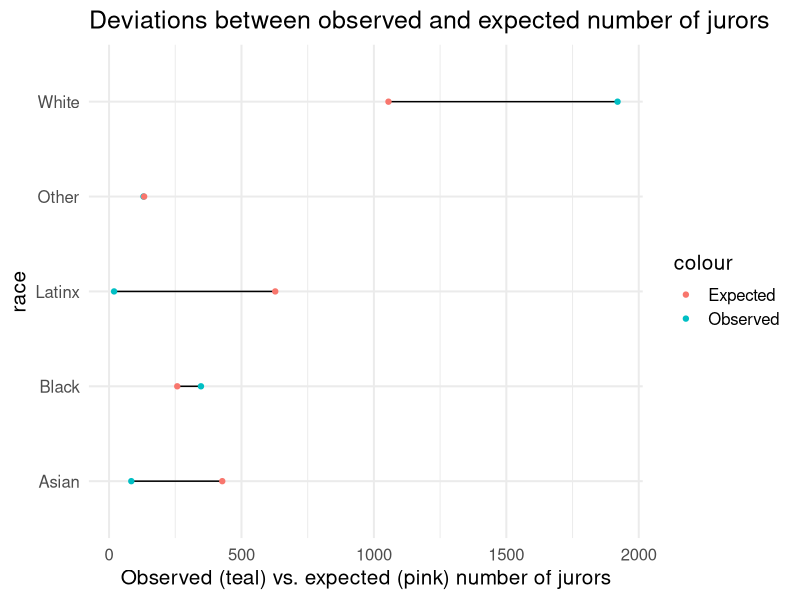
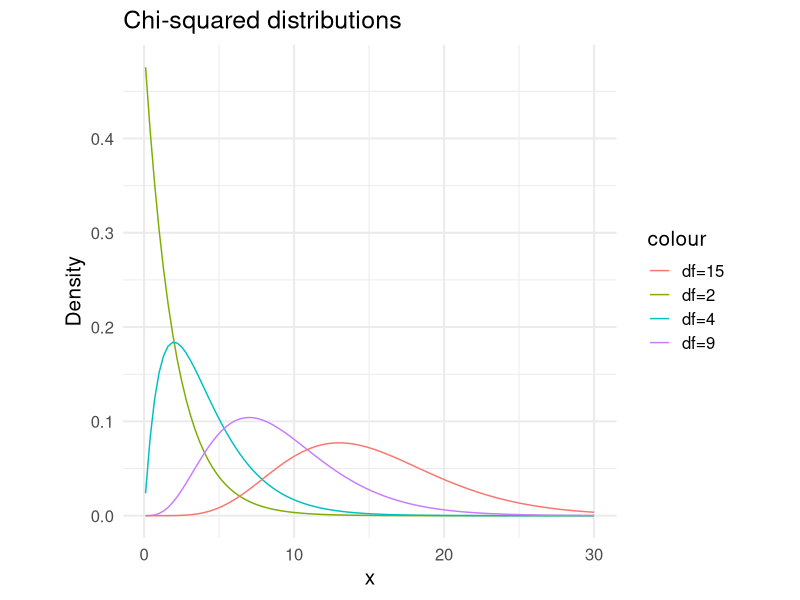
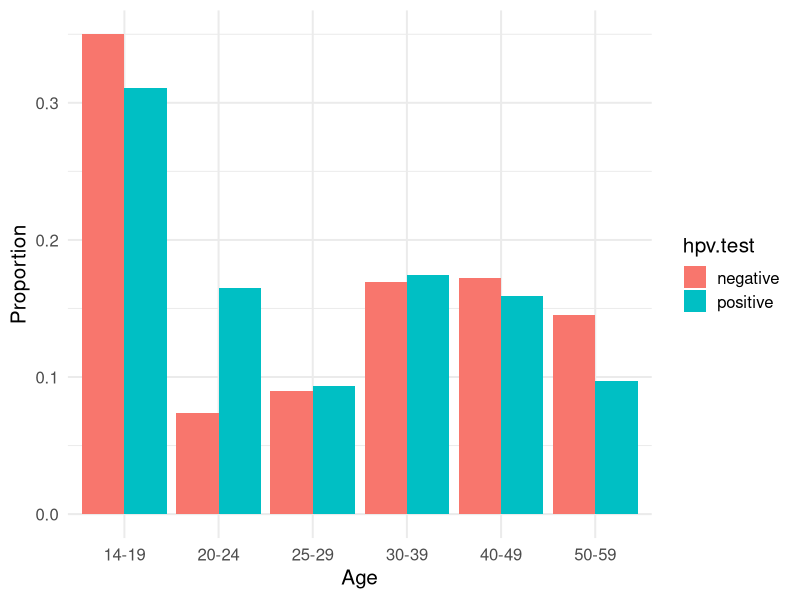

The R source for these figures, in order:
## ---- chunk 1
library(knitr) # for include_graphics() 
library(dplyr)
library(forcats)
library(readr)
library(ggplot2)
library(broom) 
library(tidyr)
library(ggplot2)
library(tibble)
## ---- chunk 2

library(ggplot2)
observed_counts <- c(1920, 347,   19,    84, 130)
expected_counts <- c(1055, 257.5, 627.5, 427.5, 132.5)
race <- c("White", "Black", "Latinx", "Asian", "Other")
jury_data <- data.frame("observed_counts" = observed_counts, "expected_counts" = expected_counts, "race" = race)

ggplot(jury_data, aes(y = race, x = observed_counts)) + 
  geom_segment(aes(xend = expected_counts, yend = race)) +
  geom_point(aes(col = "Observed")) + 
  geom_point(aes(col = "Expected", x = expected_counts)) +
  theme_minimal(base_size = 15) +
  labs(x = "Observed (teal) vs. expected (pink) number of jurors",
       title = "Deviations between observed and expected number of jurors")

## ---- chunk 3
# ggplot of the distribution at varying degrees of freedom

ggplot(data = data.frame(x = c(0.1, 30)), aes(x)) + 
  #geom_area(stat = "function", fun = dchisq, args = list(df=9),
      #      xlim = c(12, 20), fill = "grey") +
  stat_function(fun = dchisq, n = 101, args = list(df=2), aes(col = "df=2")) +
  stat_function(fun = dchisq, n = 101, args = list(df=4), aes(col = "df=4")) +
  stat_function(fun = dchisq, n = 101, args = list(df=9), aes(col = "df=9")) +
  stat_function(fun = dchisq, n = 101, args = list(df=15), aes(col = "df=15")) +
  theme_minimal(base_size = 15) + 
  theme(aspect.ratio=1) +
  labs(y = "Density", title = "Chi-squared distributions")
## ---- chunk 4
pchisq(q = 1606.454, df = 4,lower.tail = F)
## ---- chunk 5
chisq.test(x = c(1920, 347, 19, 84, 130), # x is vector of observed counts
           p = c(.422, .103, .251, .171, .053)) # p is probability under the null
## ---- chunk 6
pchisq(q = 19.12, df = 6, lower.tail = F)
## ---- chunk 7
Expect_0<-dbinom(0,size=3,prob=0.166666667)
Expect_1<-dbinom(1,size=3,prob=0.166666667)
Expect_2<-dbinom(2,size=3,prob=0.166666667)
Expect_3<-dbinom(3,size=3,prob=0.166666667)
Expected<-c(Expect_0,Expect_1,Expect_2,Expect_3)
Expected
## ---- chunk 8
chisq.test(x = c(47,35,15,3), # x is vector of observed counts
           p = Expected) # p is probability under the null
## ---- chunk 9
pchisq(q = 18.9972, df = 1, lower.tail = F) #df = (2-1)(2-1) = 1
## ---- chunk 10
library(tibble)
two_way <- tribble(~ sandwich, ~ nosandwich,
                     109,        4, #row for Illness
                     116,         34) #row for no Illness
## ---- chunk 11
chisq.test(two_way, correct = F) #not using Yates' correction for continuity
## ---- chunk 12
chisq.test(two_way, correct = T) #using Yates' correction for continuity
## ---- chunk 13
age.group <- rep(c("14-19", "20-24", "25-29", "30-39", "40-49", "50-59"), 2)
hpv.test <- c(rep("positive", 6), rep("negative", 6))
number.of.women <- c(160, 85, 48, 90, 82, 50, 
                     492, 104, 126, 238, 242, 204)

hpv.data <- data.frame(age.group, hpv.test, number.of.women)

library(dplyr)
library(ggplot2)
hpv.data <- hpv.data %>% group_by(hpv.test) %>% 
  mutate(sum.women = sum(number.of.women),
         prop.women.age = number.of.women/sum.women)

ggplot(hpv.data, aes(x = age.group, y = prop.women.age)) + 
  geom_bar(aes(fill = hpv.test), stat = "identity", position = "dodge") +
  theme_minimal(base_size = 15) +
  labs(y = "Proportion", x = "Age", main = "Conditional distribution of age by HPV status")
## ---- chunk 14
pchisq(40.55353, df=5, lower.tail=F)
## ---- chunk 15
library(tibble)
n_way <- tribble(~ HPV, ~ noHPV,
                   160,492,
                   85,104,
                   48,126,
                   90,238,
                   82,242,
                   50,204) 
chisq.test(n_way, correct=F)
